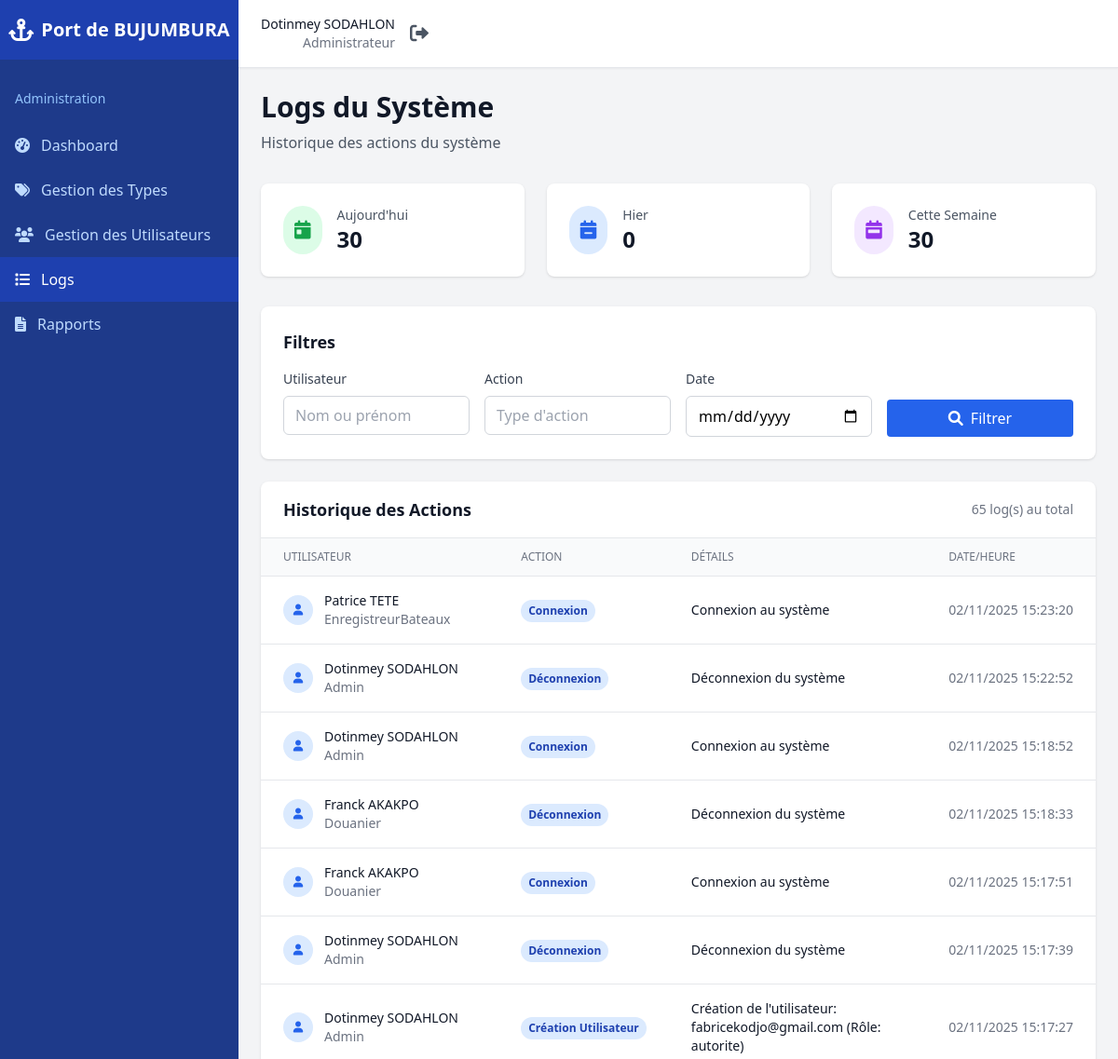
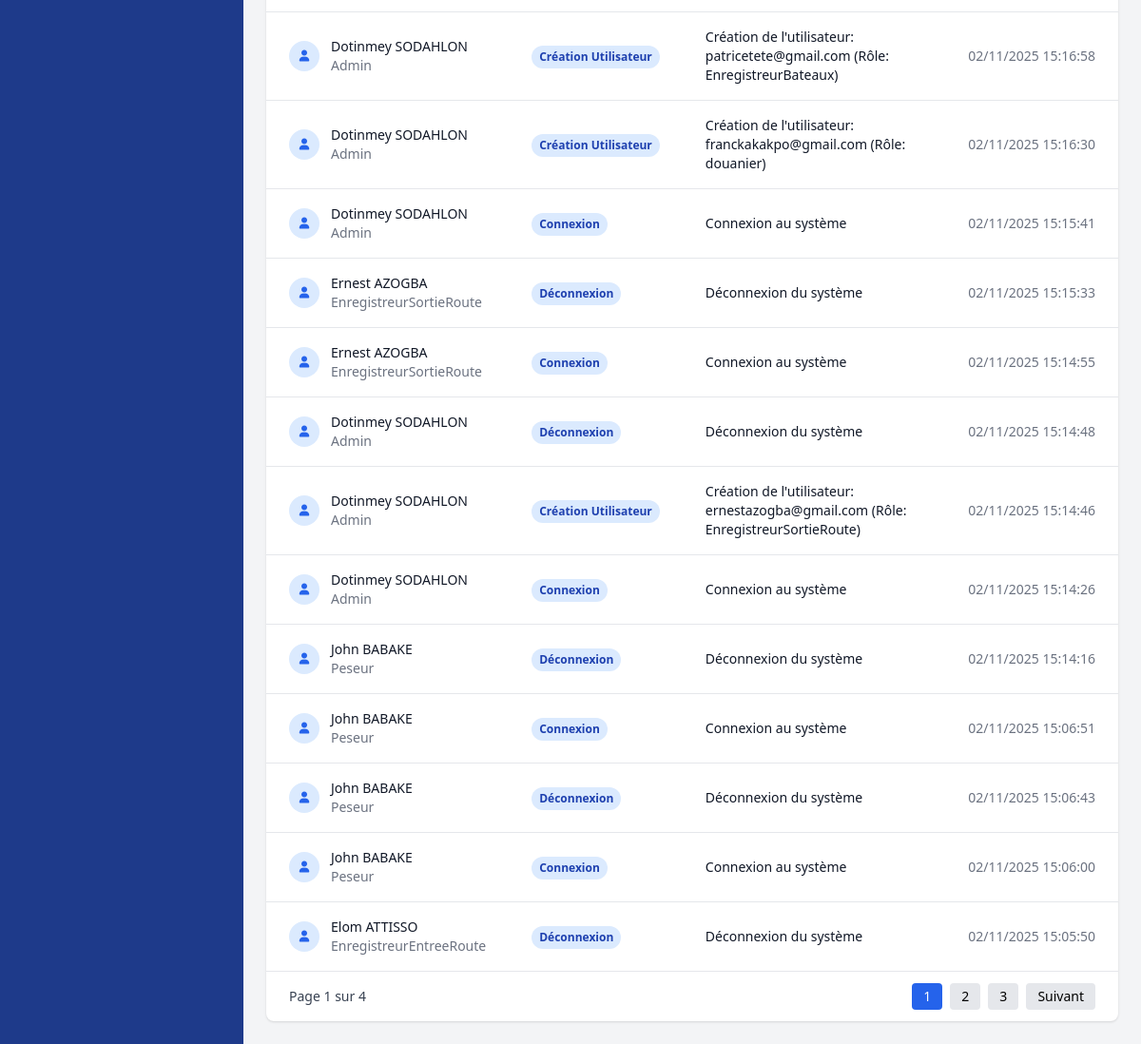
Screenshot of /admin/logs.php (signed in) with the database file from the repository (2 pictures, top to bottom).
### tables this page shows
CREATE TABLE IF NOT EXISTS `logs` (
  `id` int NOT NULL AUTO_INCREMENT,
  `user_id` int DEFAULT NULL,
  `action` varchar(255) NOT NULL,
  `details` text,
  `created_at` timestamp NULL DEFAULT CURRENT_TIMESTAMP,
  PRIMARY KEY (`id`),
  KEY `user_id` (`user_id`)
);

CREATE TABLE IF NOT EXISTS `users` (
  `id` int NOT NULL AUTO_INCREMENT,
  `nom` varchar(100) NOT NULL,
  `prenom` varchar(100) NOT NULL,
  `email` varchar(255) NOT NULL,
  `password` varchar(255) NOT NULL,
  `role` enum('admin','autorite','douanier','EnregistreurEntreeRoute','EnregistreurSortieRoute','peseur','EnregistreurBateaux') NOT NULL,
  `first_login` tinyint(1) DEFAULT '1',
  `created_at` timestamp NULL DEFAULT CURRENT_TIMESTAMP,
  `updated_at` timestamp NULL DEFAULT CURRENT_TIMESTAMP ON UPDATE CURRENT_TIMESTAMP,
  PRIMARY KEY (`id`),
  UNIQUE KEY `email` (`email`)
);

### includes/auth_check.php (called while the page is built, shortened)
<?php
function getCurrentUser() {
    return [
        'id' => $_SESSION['user_id'],
        'nom' => $_SESSION['nom'],
        'prenom' => $_SESSION['prenom'],
        'email' => $_SESSION['email'],
        'role' => $_SESSION['role']
    ];
}
?>

### admin/logs.php (the view, shortened to what this page needs)
<?php
require_once '../includes/auth_check.php';
$user = getCurrentUser();
$db = getDB();
$page = isset($_GET['page']) ? (int)$_GET['page'] : 1;
$limit = 20;
$offset = ($page - 1) * $limit;
$filter_user = $_GET['user'] ?? '';
$filter_action = $_GET['action'] ?? '';
$filter_date = $_GET['date'] ?? '';
$where_conditions = [];
$params = [];
function transformLogText(string $text, PDO $db): string {
    static $camionCache = [];
    static $typeMarchCache = [];
    $text = preg_replace_callback('/\bcamion_id\s*=\s*(\d+)\b/', function($m) use ($db, &$camionCache) {
        $id = (int)$m[1];
        if (!isset($camionCache[$id])) {
            $stmt = $db->prepare("SELECT immatriculation FROM camions WHERE id = ?");
            $stmt->execute([$id]);
            $row = $stmt->fetch();
            $camionCache[$id] = $row && !empty($row['immatriculation']) ? $row['immatriculation'] : 'Inconnu';
        }
        return 'camion=' . $camionCache[$id];
    }, $text);
    $text = preg_replace_callback('/"type_marchandise_id"\s*:\s*(\d+)/', function($m) use ($db, &$typeMarchCache) {
        $id = (int)$m[1];
        if (!isset($typeMarchCache[$id])) {
            $stmt = $db->prepare("SELECT nom FROM types_marchandises WHERE id = ?");
            $stmt->execute([$id]);
            $row = $stmt->fetch();
            $typeMarchCache[$id] = $row && !empty($row['nom']) ? $row['nom'] : 'Inconnu';
        }
        return '"type_marchandise":"' . $typeMarchCache[$id] . '"';
    }, $text);
    $text = preg_replace_callback('/"camion_id"\s*:\s*(\d+)/', function($m) use ($db, &$camionCache) {
        $id = (int)$m[1];
        if (!isset($camionCache[$id])) {
            $stmt = $db->prepare("SELECT immatriculation FROM camions WHERE id = ?");
            $stmt->execute([$id]);
            $row = $stmt->fetch();
            $camionCache[$id] = $row && !empty($row['immatriculation']) ? $row['immatriculation'] : 'Inconnu';
        }
        return '"camion":"' . $camionCache[$id] . '"';
    }, $text);
    $text = preg_replace_callback('/\btype_marchandise_id\s*=\s*(\d+)\b/', function($m) use ($db, &$typeMarchCache) {
        $id = (int)$m[1];
        if (!isset($typeMarchCache[$id])) {
            $stmt = $db->prepare("SELECT nom FROM types_marchandises WHERE id = ?");
            $stmt->execute([$id]);
            $row = $stmt->fetch();
            $typeMarchCache[$id] = $row && !empty($row['nom']) ? $row['nom'] : 'Inconnu';
        }
        return 'type_marchandise=' . $typeMarchCache[$id];
    }, $text);
    return $text;
}
$where_clause = $where_conditions ? "WHERE " . implode(" AND ", $where_conditions) : "";
$count_sql = "SELECT COUNT(*) FROM logs l JOIN users u ON l.user_id = u.id $where_clause";
$stmt = $db->prepare($count_sql);
$stmt->execute($params);
$total_logs = $stmt->fetchColumn();
$total_pages = ceil($total_logs / $limit);
$logs_sql = "
    SELECT l.*, u.nom, u.prenom, u.role
    FROM logs l
    JOIN users u ON l.user_id = u.id
    $where_clause
    ORDER BY l.created_at DESC
    LIMIT $limit OFFSET $offset
";
$stmt = $db->prepare($logs_sql);
$stmt->execute($params);
$logs = $stmt->fetchAll();
function redactIds(string $text): string {
    $patterns = [
        '/\(\s*[iI][dD]\s*[:=]?\s*\d+\s*\)/',
        '/\b[iI][dD]\s*[:=#-]?\s*\d+\b/',
        '/\b([A-Za-z0-9]+_id)\s*=\s*\d+\b/',
        '/"([A-Za-z0-9]+_id)"\s*:\s*\d+/',
        '/#\d+\b/',
    ];
    $replacements = [
        '',
        '[ID]',
        '$1=[ID]',
        '"$1":"[ID]"',
        '',
    ];
    return preg_replace($patterns, $replacements, $text);
}
$stats = [];
$stmt = $db->query("SELECT COUNT(*) as total FROM logs WHERE DATE(created_at) = CURDATE()");
$stats['aujourdhui'] = $stmt->fetch()['total'];
$stmt = $db->query("SELECT COUNT(*) as total FROM logs WHERE DATE(created_at) = DATE_SUB(CURDATE(), INTERVAL 1 DAY)");
$stats['hier'] = $stmt->fetch()['total'];
$stmt = $db->query("SELECT COUNT(*) as total FROM logs WHERE DATE(created_at) >= DATE_SUB(CURDATE(), INTERVAL 7 DAY)");
$stats['semaine'] = $stmt->fetch()['total'];
?>
<!DOCTYPE html>
<html lang="fr">
<head>
    <script src="https://cdn.tailwindcss.com"></script>
    <link href="https://cdnjs.cloudflare.com/ajax/libs/font-awesome/6.0.0/css/all.min.css" rel="stylesheet">
</head>
<body class="bg-gray-100">
    <div class="fixed inset-y-0 left-0 w-64 bg-blue-900 text-white transform -translate-x-full lg:translate-x-0 transition-transform duration-200 ease-in-out" id="sidebar">
        <div class="flex items-center justify-center h-16 bg-blue-800">
            <i class="fas fa-anchor text-2xl mr-2"></i>
            <span class="text-xl font-bold">Port de BUJUMBURA</span>
        </div>
        <nav class="mt-8">
            <div class="px-4 mb-4">
                <p class="text-blue-300 text-sm font-medium">Administration</p>
            </div>
            <a href="dashboard.php" class="flex items-center px-4 py-3 text-blue-200 hover:bg-blue-800 hover:text-white transition duration-200">
                <i class="fas fa-tachometer-alt mr-3"></i>
                Dashboard
            </a>
            <a href="types.php" class="flex items-center px-4 py-3 text-blue-200 hover:bg-blue-800 hover:text-white transition duration-200">
                <i class="fas fa-tags mr-3"></i>
                Gestion des Types
            </a>
            <a href="users.php" class="flex items-center px-4 py-3 text-blue-200 hover:bg-blue-800 hover:text-white transition duration-200">
                <i class="fas fa-users mr-3"></i>
                Gestion des Utilisateurs
            </a>
            <a href="logs.php" class="flex items-center px-4 py-3 text-white bg-blue-800">
                <i class="fas fa-list mr-3"></i>
                Logs
            </a>
            <a href="rapports.php" class="flex items-center px-4 py-3 text-blue-200 hover:bg-blue-800 hover:text-white transition duration-200">
                <i class="fas fa-file-alt mr-3"></i>
                Rapports
            </a>
        </nav>
    </div>
    <div class="ml-0 lg:ml-64">
        <header class="bg-white shadow-sm border-b border-gray-200">
            <div class="flex items-center justify-between px-6 py-4">
                <div class="flex items-center space-x-4">
                    <div class="text-right">
                        <p class="text-sm font-medium text-gray-900"><?= htmlspecialchars($user['prenom'] . ' ' . $user['nom']) ?></p>
                        <p class="text-sm text-gray-500">Administrateur</p>
                    </div>
                    <a href="../auth/logout.php" class="text-gray-600 hover:text-gray-900">
                        <i class="fas fa-sign-out-alt text-xl"></i>
                    </a>
                </div>
            </div>
        </header>
        <main class="p-6">
            <div class="mb-8">
                <h1 class="text-3xl font-bold text-gray-900">Logs du Système</h1>
                <p class="text-gray-600 mt-2">Historique des actions du système</p>
            </div>
            <div class="grid grid-cols-1 md:grid-cols-3 gap-6 mb-8">
                <div class="bg-white rounded-lg shadow p-6">
                    <div class="flex items-center">
                        <div class="p-3 rounded-full bg-green-100 text-green-600">
                            <i class="fas fa-calendar-day text-xl"></i>
                        </div>
                        <div class="ml-4">
                            <p class="text-sm font-medium text-gray-600">Aujourd'hui</p>
                            <p class="text-2xl font-semibold text-gray-900"><?= $stats['aujourdhui'] ?></p>
                        </div>
                    </div>
                </div>
                <div class="bg-white rounded-lg shadow p-6">
                    <div class="flex items-center">
                        <div class="p-3 rounded-full bg-blue-100 text-blue-600">
                            <i class="fas fa-calendar-minus text-xl"></i>
                        </div>
                        <div class="ml-4">
                            <p class="text-sm font-medium text-gray-600">Hier</p>
                            <p class="text-2xl font-semibold text-gray-900"><?= $stats['hier'] ?></p>
                        </div>
                    </div>
                </div>
                <div class="bg-white rounded-lg shadow p-6">
                    <div class="flex items-center">
                        <div class="p-3 rounded-full bg-purple-100 text-purple-600">
                            <i class="fas fa-calendar-week text-xl"></i>
                        </div>
                        <div class="ml-4">
                            <p class="text-sm font-medium text-gray-600">Cette Semaine</p>
                            <p class="text-2xl font-semibold text-gray-900"><?= $stats['semaine'] ?></p>
                        </div>
                    </div>
                </div>
            </div>
            <div class="bg-white rounded-lg shadow p-6 mb-6">
                <h3 class="text-lg font-semibold text-gray-900 mb-4">Filtres</h3>
                <form method="GET" class="grid grid-cols-1 md:grid-cols-4 gap-4">
                    <div>
                        <label class="block text-sm font-medium text-gray-700 mb-2">Utilisateur</label>
                        <input type="text" name="user" value="<?= htmlspecialchars($filter_user) ?>" placeholder="Nom ou prénom" class="w-full px-3 py-2 border border-gray-300 rounded-md focus:ring-blue-500 focus:border-blue-500">
                    </div>
                    <div>
                        <label class="block text-sm font-medium text-gray-700 mb-2">Action</label>
                        <input type="text" name="action" value="<?= htmlspecialchars($filter_action) ?>" placeholder="Type d'action" class="w-full px-3 py-2 border border-gray-300 rounded-md focus:ring-blue-500 focus:border-blue-500">
                    </div>
                    <div>
                        <label class="block text-sm font-medium text-gray-700 mb-2">Date</label>
                        <input type="date" name="date" value="<?= htmlspecialchars($filter_date) ?>" class="w-full px-3 py-2 border border-gray-300 rounded-md focus:ring-blue-500 focus:border-blue-500">
                    </div>
                    <div class="flex items-end">
                        <button type="submit" class="w-full bg-blue-600 text-white px-4 py-2 rounded hover:bg-blue-700">
                            <i class="fas fa-search mr-2"></i>Filtrer
                        </button>
                    </div>
                </form>
            </div>
            <div class="bg-white rounded-lg shadow overflow-hidden">
                <div class="px-6 py-4 border-b border-gray-200 flex justify-between items-center">
                    <h3 class="text-lg font-semibold text-gray-900">Historique des Actions</h3>
                    <span class="text-sm text-gray-500"><?= $total_logs ?> log(s) au total</span>
                </div>
                <div class="overflow-x-auto">
                    <table class="min-w-full divide-y divide-gray-200">
                        <thead class="bg-gray-50">
                            <tr>
                                <th class="px-6 py-3 text-left text-xs font-medium text-gray-500 uppercase">Utilisateur</th>
                                <th class="px-6 py-3 text-left text-xs font-medium text-gray-500 uppercase">Action</th>
                                <th class="px-6 py-3 text-left text-xs font-medium text-gray-500 uppercase">Détails</th>
                                <th class="px-6 py-3 text-left text-xs font-medium text-gray-500 uppercase">Date/Heure</th>
                            </tr>
                        </thead>
                        <tbody class="bg-white divide-y divide-gray-200">
                            <?php foreach ($logs as $log): ?>
                            <tr>
                                <td class="px-6 py-4 whitespace-nowrap">
                                    <div class="flex items-center">
                                        <div class="flex-shrink-0 h-8 w-8">
                                            <div class="h-8 w-8 rounded-full bg-blue-100 flex items-center justify-center">
                                                <i class="fas fa-user text-blue-600 text-xs"></i>
                                            </div>
                                        </div>
                                        <div class="ml-3">
                                            <div class="text-sm font-medium text-gray-900">
                                                <?= htmlspecialchars($log['prenom'] . ' ' . $log['nom']) ?>
                                            </div>
                                            <div class="text-sm text-gray-500">
                                                <?= ucfirst($log['role']) ?>
                                            </div>
                                        </div>
                                    </div>
                                </td>
                                <td class="px-6 py-4 whitespace-nowrap">
                                    <span class="inline-flex px-2 py-1 text-xs font-semibold rounded-full bg-blue-100 text-blue-800">
                                        <?= htmlspecialchars(redactIds(transformLogText((string)$log['action'], $db))) ?>
                                    </span>
                                </td>
                                <td class="px-6 py-4 text-sm text-gray-900">
                                    <?= htmlspecialchars(redactIds(transformLogText((string)$log['details'], $db))) ?>
                                </td>
                                <td class="px-6 py-4 whitespace-nowrap text-sm text-gray-500">
                                    <?= date('d/m/Y H:i:s', strtotime($log['created_at'])) ?>
                                </td>
                            </tr>
                            <?php endforeach; ?>
                        </tbody>
                    </table>
                </div>
                <?php if ($total_pages > 1): ?>
                <div class="px-6 py-3 border-t border-gray-200 flex items-center justify-between">
                    <div class="text-sm text-gray-700">
                        Page <?= $page ?> sur <?= $total_pages ?>
                    </div>
                    <div class="flex space-x-2">
                        <?php for ($i = max(1, $page - 2); $i <= min($total_pages, $page + 2); $i++): ?>
                        <a href="?page=<?= $i ?>&user=<?= urlencode($filter_user) ?>&action=<?= urlencode($filter_action) ?>&date=<?= urlencode($filter_date) ?>" class="px-3 py-1 text-sm <?= $i === $page ? 'bg-blue-600 text-white' : 'bg-gray-200 hover:bg-gray-300' ?> rounded">
                            <?= $i ?>
                        </a>
                        <?php endfor; ?>
                        <?php if ($page < $total_pages): ?>
                        <a href="?page=<?= $page + 1 ?>&user=<?= urlencode($filter_user) ?>&action=<?= urlencode($filter_action) ?>&date=<?= urlencode($filter_date) ?>" class="px-3 py-1 text-sm bg-gray-200 rounded hover:bg-gray-300">
                            Suivant
                        </a>
                        <?php endif; ?>
                    </div>
                </div>
                <?php endif; ?>
            </div>
        </main>
    </div>
</body>
</html>

### rows the page displays
logs: user.nom "Patrice TETE", user.role "EnregistreurBateaux", action "Connexion", details "Connexion au système", created_at "02/11/2025 15:23:20"
logs: user.nom "Dotinmey SODAHLON", user.role "Admin", action "Déconnexion", details "Déconnexion du système", created_at "02/11/2025 15:22:52"
logs: user.nom "Dotinmey SODAHLON", user.role "Admin", action "Connexion", details "Connexion au système", created_at "02/11/2025 15:18:52"
logs: user.nom "Franck AKAKPO", user.role "Douanier", action "Déconnexion", details "Déconnexion du système", created_at "02/11/2025 15:18:33"
logs: user.nom "Franck AKAKPO", user.role "Douanier", action "Connexion", details "Connexion au système", created_at "02/11/2025 15:17:51"
logs: user.nom "Dotinmey SODAHLON", user.role "Admin", action "Déconnexion", details "Déconnexion du système", created_at "02/11/2025 15:17:39"
logs: user.nom "Dotinmey SODAHLON", user.role "Admin", action "Création Utilisateur", details "Création de l'utilisateur: fabricekodjo@gmail.com (Rôle: autorite)", created_at "02/11/2025 15:17:27"
logs: user.nom "Dotinmey SODAHLON", user.role "Admin", action "Création Utilisateur", details "Création de l'utilisateur: patricetete@gmail.com (Rôle: EnregistreurBateaux)", created_at "02/11/2025 15:16:58"
logs: user.nom "Dotinmey SODAHLON", user.role "Admin", action "Création Utilisateur", details "Création de l'utilisateur: franckakakpo@gmail.com (Rôle: douanier)", created_at "02/11/2025 15:16:30"
logs: user.nom "Dotinmey SODAHLON", user.role "Admin", action "Connexion", details "Connexion au système", created_at "02/11/2025 15:15:41"
logs: user.nom "Ernest AZOGBA", user.role "EnregistreurSortieRoute", action "Déconnexion", details "Déconnexion du système", created_at "02/11/2025 15:15:33"
logs: user.nom "Ernest AZOGBA", user.role "EnregistreurSortieRoute", action "Connexion", details "Connexion au système", created_at "02/11/2025 15:14:55"
logs: user.nom "Dotinmey SODAHLON", user.role "Admin", action "Déconnexion", details "Déconnexion du système", created_at "02/11/2025 15:14:48"
logs: user.nom "Dotinmey SODAHLON", user.role "Admin", action "Création Utilisateur", details "Création de l'utilisateur: ernestazogba@gmail.com (Rôle: EnregistreurSortieRoute)", created_at "02/11/2025 15:14:46"
logs: user.nom "Dotinmey SODAHLON", user.role "Admin", action "Connexion", details "Connexion au système", created_at "02/11/2025 15:14:26"
logs: user.nom "John BABAKE", user.role "Peseur", action "Déconnexion", details "Déconnexion du système", created_at "02/11/2025 15:14:16"
logs: user.nom "John BABAKE", user.role "Peseur", action "Connexion", details "Connexion au système", created_at "02/11/2025 15:06:51"
logs: user.nom "John BABAKE", user.role "Peseur", action "Déconnexion", details "Déconnexion du système", created_at "02/11/2025 15:06:43"
logs: user.nom "John BABAKE", user.role "Peseur", action "Connexion", details "Connexion au système", created_at "02/11/2025 15:06:00"
logs: user.nom "Elom ATTISSO", user.role "EnregistreurEntreeRoute", action "Déconnexion", details "Déconnexion du système", created_at "02/11/2025 15:05:50"

### other values shown
$user['prenom'] . ' ' . $user['nom'] "Dotinmey SODAHLON"
$stats['aujourdhui'] "30"
$stats['hier'] "0"
$stats['semaine'] "30"
$total_logs "65"
$page "1"
$total_pages "4"
